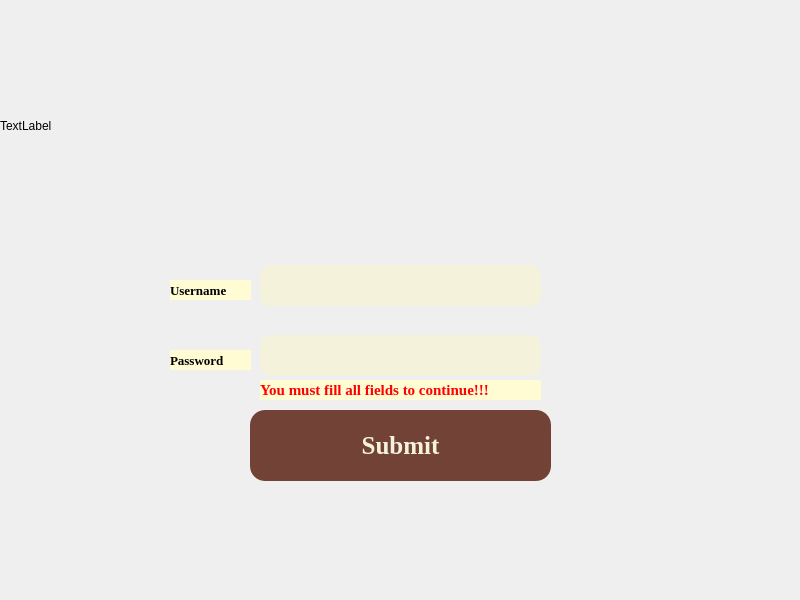
<?xml version="1.0" encoding="UTF-8"?>
<ui version="4.0">
 <class>Form</class>
 <widget class="QWidget" name="Form">
  <property name="geometry">
   <rect>
    <x>0</x>
    <y>0</y>
    <width>800</width>
    <height>600</height>
   </rect>
  </property>
  <property name="windowTitle">
   <string>Form</string>
  </property>
  <widget class="QLineEdit" name="username">
   <property name="geometry">
    <rect>
     <x>260</x>
     <y>265</y>
     <width>281</width>
     <height>41</height>
    </rect>
   </property>
   <property name="styleSheet">
    <string notr="true">background: rgb(245, 242, 220); font-size: 18px;    border-width: 4px; border-radius:10px; border-color : rgb(115, 66, 55);</string>
   </property>
  </widget>
  <widget class="QLineEdit" name="password">
   <property name="geometry">
    <rect>
     <x>260</x>
     <y>335</y>
     <width>281</width>
     <height>41</height>
    </rect>
   </property>
   <property name="styleSheet">
    <string notr="true">background: rgb(245, 242, 220); font-size: 18px;    border-width: 4px; border-radius:10px; border-color:rgb(115, 66, 55);</string>
   </property>
  </widget>
  <widget class="QPushButton" name="submit">
   <property name="geometry">
    <rect>
     <x>250</x>
     <y>410</y>
     <width>301</width>
     <height>71</height>
    </rect>
   </property>
   <property name="styleSheet">
    <string notr="true">QPushButton 
{background : rgb(115, 66, 55); color: rgb(245, 242, 220); font-size: 25px; font: Bold; font-family:Georgia; border-radius:15px
}
QPushButton:Hover
{
background-color: rgb(105,0,16);
}</string>
   </property>
   <property name="text">
    <string>Submit</string>
   </property>
  </widget>
  <widget class="QLabel" name="logo">
   <property name="geometry">
    <rect>
     <x>0</x>
     <y>60</y>
     <width>711</width>
     <height>131</height>
    </rect>
   </property>
   <property name="text">
    <string>TextLabel</string>
   </property>
  </widget>
  <widget class="QLabel" name="label_2">
   <property name="geometry">
    <rect>
     <x>170</x>
     <y>280</y>
     <width>81</width>
     <height>20</height>
    </rect>
   </property>
   <property name="styleSheet">
    <string notr="true">font-family:Georgia; font-size: 13px; font: Bold; background: rgb(255, 252, 212);</string>
   </property>
   <property name="text">
    <string>Username</string>
   </property>
  </widget>
  <widget class="QLabel" name="label_3">
   <property name="geometry">
    <rect>
     <x>170</x>
     <y>350</y>
     <width>81</width>
     <height>20</height>
    </rect>
   </property>
   <property name="styleSheet">
    <string notr="true">font-family:Georgia; font-size: 13px; font: Bold; background: rgb(255, 252, 212);</string>
   </property>
   <property name="text">
    <string>Password</string>
   </property>
  </widget>
  <widget class="QLabel" name="error">
   <property name="geometry">
    <rect>
     <x>260</x>
     <y>380</y>
     <width>281</width>
     <height>20</height>
    </rect>
   </property>
   <property name="styleSheet">
    <string notr="true">font-family:Georgia; color: red; font-size: 15px; font: Bold; background: rgb(255, 252, 212);</string>
   </property>
   <property name="text">
    <string>You must fill all fields to continue!!!</string>
   </property>
  </widget>
 </widget>
 <resources/>
 <connections/>
</ui>
